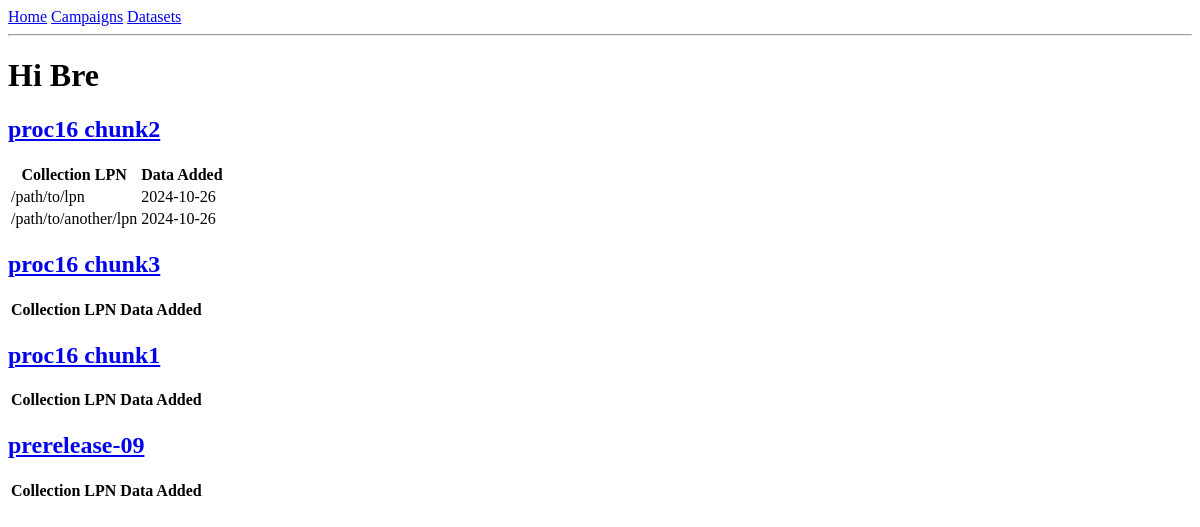
The app's page /index, older data.
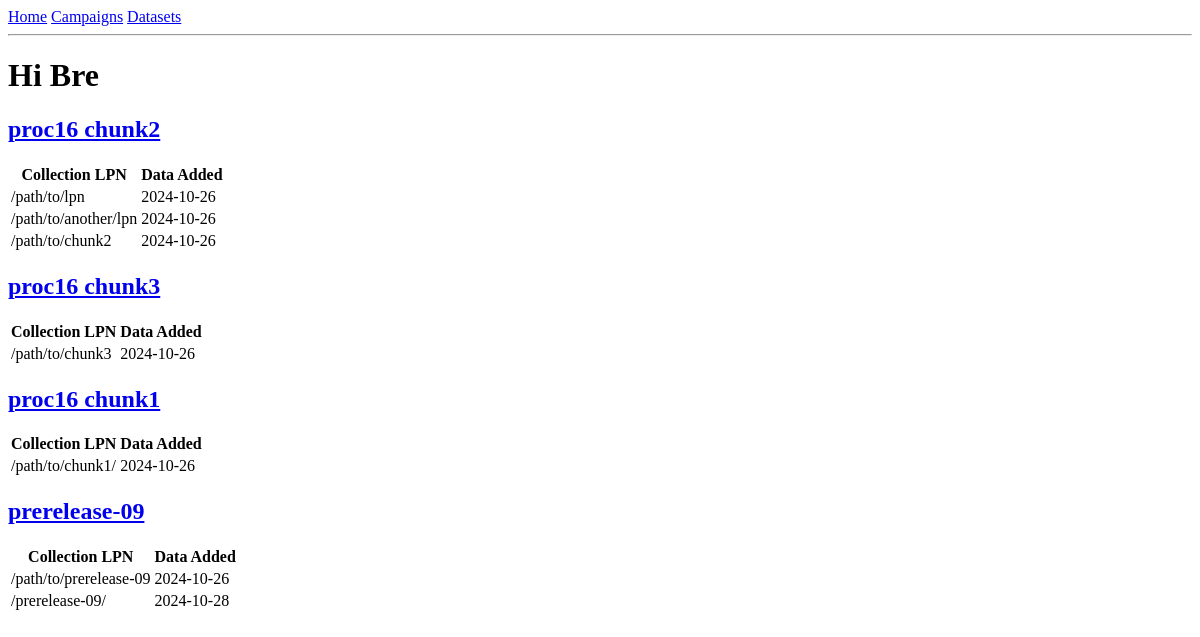
The same page, newer data.
### app/models.py (models this page shows, shortened)
class Campaign(db.Model):
    __tablename__ = "Campaign"
    id = db.Column(db.Integer, primary_key=True)
    name = db.Column(db.String(20), unique = True)
    exp_range = db.Column(db.String(20))
    start_date = db.Column(db.Date, default=datetime.utcnow)
    active_campaign = db.Column(db.Boolean, default = True)
    datasets = db.relationship("Dataset", back_populates="campaign")

class Dataset(db.Model):
    __tablename__ = "Dataset"
    id = db.Column(db.Integer, primary_key = True)
    collection_lpn = db.Column(db.String(50), unique=True)
    date_added = db.Column(db.Date, default=datetime.utcnow)
    campaign_id = db.Column(db.Integer, db.ForeignKey("Campaign.id"))
    campaign = db.relationship("Campaign", back_populates='datasets')

### app/routes.py (the view)
@app.route('/')
@app.route('/index')
def index():
    campaigns = models.Campaign.query.all()
    datasets = models.Dataset.query.all()
    return render_template("index.html", campaigns = campaigns, datasets=datasets)

### app/templates/index.html
{% extends "base.html" %}
{% block content %}
    <h1>Hi Bre</h1>
   {% include "tables/datasets_table.html" %}
{% endblock %}

### app/templates/base.html (shortened to what this page needs)
<!doctype html>
<html>
    <head>
    </head>
    <body>
        <div><a href="/index">Home</a>
            <a href="/campaigns">Campaigns</a>
            <a href="/datasets">Datasets</a>
        </div>
        <hr>
        {% block content %}{% endblock %}
    </body>
</html>

### app/templates/tables/datasets_table.html
{% for campaign in campaigns %}
    <h2><a href={{ url_for("campaigns", id=campaign.id)}}> {{campaign.name}}</a> </h2>
    <table>
        <tr>
            <th>Collection LPN</th>
            <th>Data Added</th>
        </tr>
        {% for dataset in datasets %}
            {% if dataset.campaign.id == campaign.id %}
            <tr>
                <td>{{ dataset.collection_lpn }}</td>
                <td>{{ dataset.date_added }}</td>
            </tr>
            {% endif %}
        {%  endfor %}
    </table>
{% endfor %}

Row changes from the older to the newer data that the page shows:
added Dataset: collection_lpn "/path/to/chunk2", date_added "2024-10-26", shown under Campaign "proc16 chunk2"
added Dataset: collection_lpn "/path/to/chunk3", date_added "2024-10-26", shown under Campaign "proc16 chunk3"
added Dataset: collection_lpn "/path/to/chunk1/", date_added "2024-10-26", shown under Campaign "proc16 chunk1"
added Dataset: collection_lpn "/path/to/prerelease-09", date_added "2024-10-26", shown under Campaign "prerelease-09"
added Dataset: collection_lpn "/prerelease-09/", date_added "2024-10-28", shown under Campaign "prerelease-09"
